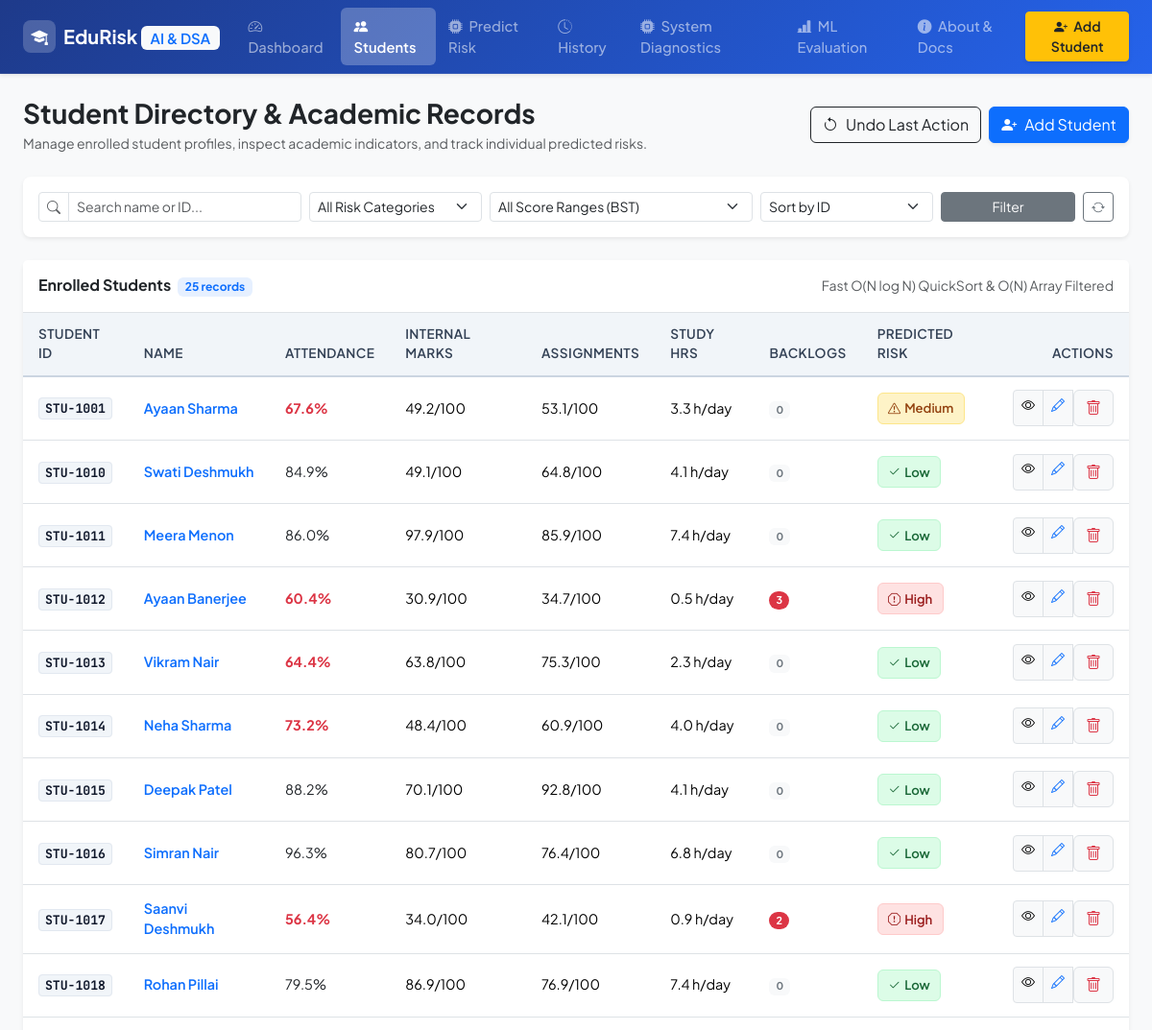
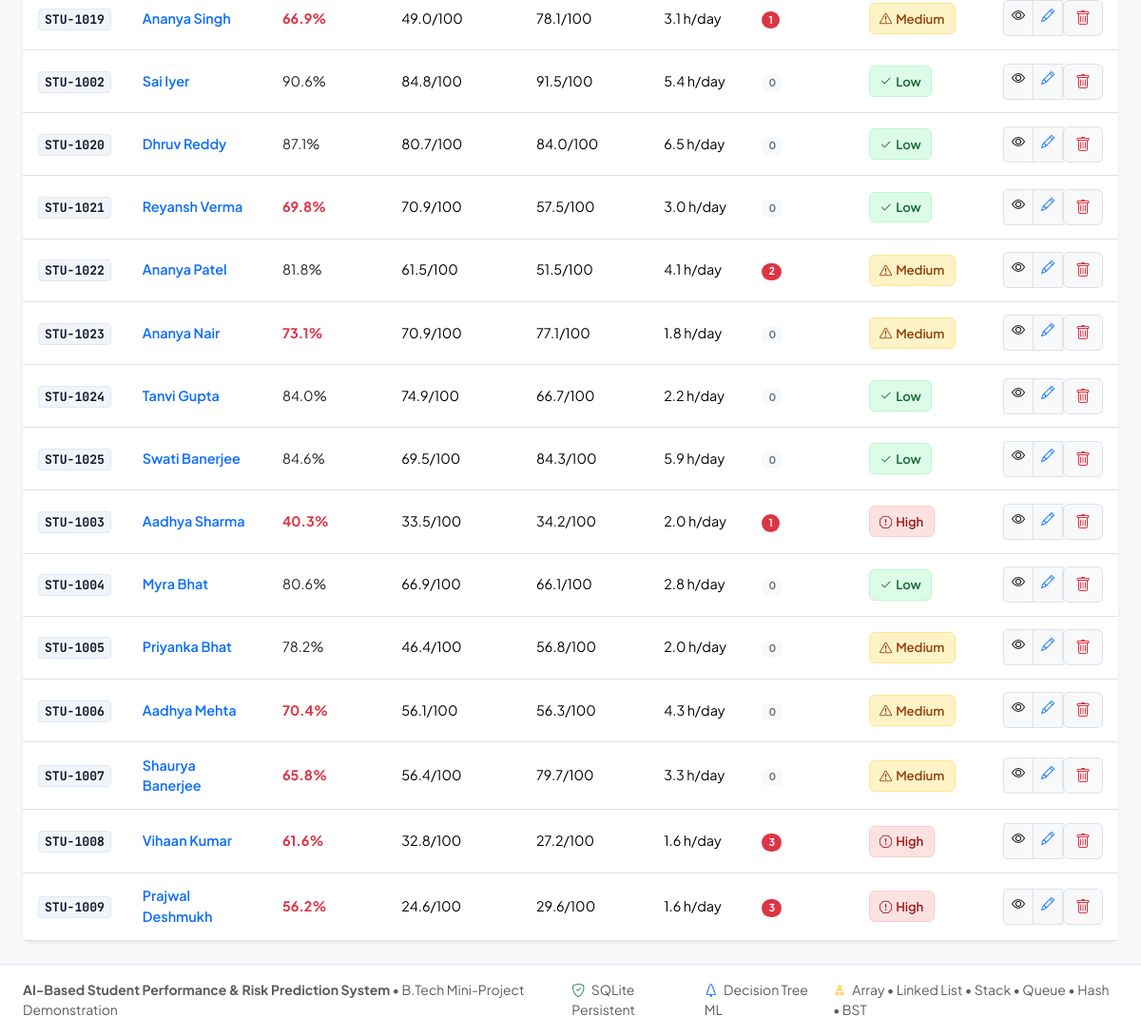
/students, run on the app's committed database (2 pictures, top to bottom).
### tables this page shows
CREATE TABLE students (
        id INTEGER PRIMARY KEY AUTOINCREMENT,
        student_id TEXT UNIQUE NOT NULL,
        name TEXT NOT NULL,
        attendance REAL NOT NULL CHECK (attendance >= 0.0 AND attendance <= 100.0),
        internal_marks REAL NOT NULL CHECK (internal_marks >= 0.0 AND internal_marks <= 100.0),
        assignment_marks REAL NOT NULL CHECK (assignment_marks >= 0.0 AND assignment_marks <= 100.0),
        previous_percentage REAL NOT NULL CHECK (previous_percentage >= 0.0 AND previous_percentage <= 100.0),
        study_hours REAL NOT NULL CHECK (study_hours >= 0.0 AND study_hours <= 24.0),
        failed_subjects INTEGER NOT NULL CHECK (failed_subjects >= 0),
        predicted_risk TEXT NOT NULL DEFAULT 'Not Predicted',
        risk_probability REAL DEFAULT 0.0,
        created_at TEXT NOT NULL,
        updated_at TEXT NOT NULL
    );

### app.py (the view)
def list_students():
    search_q = request.args.get("search", "").strip()
    risk_filter = request.args.get("risk", "all").strip()
    score_range = request.args.get("score_range", "all").strip()
    sort_by = request.args.get("sort", "id").strip()
    sort_order = request.args.get("order", "asc" if sort_by in ("name", "id") else "desc").strip()
    db_path = Config.DATABASE_PATH
    students = StudentService.search_and_filter_students(
        search_query=search_q,
        risk_filter=risk_filter,
        sort_by=sort_by,
        sort_order=sort_order,
        score_range=score_range,
        db_path=db_path
    )
    return render_template(
        "students.html",
        students=students,
        search_query=search_q,
        current_risk=risk_filter,
        current_score_range=score_range,
        current_sort=sort_by,
        current_order=sort_order
    )

### templates/students.html (shortened to what this page needs)
{% extends "base.html" %}
{% block content %}
<div class="d-flex flex-column flex-md-row justify-content-between align-items-md-center gap-3 mb-4">
    <div>
        <h1 class="h3 fw-bold mb-1 text-dark">Student Directory & Academic Records</h1>
        <p class="text-muted small mb-0">Manage enrolled student profiles, inspect academic indicators, and track individual predicted risks.</p>
    </div>
    <div class="d-flex gap-2">
        <form action="{{ url_for('undo_action') }}" method="POST" class="d-inline">
            <button type="submit" class="btn btn-outline-dark d-flex align-items-center gap-2" title="Undo the most recent create, update, or delete operation via LIFO Stack">
                <i class="bi bi-arrow-counterclockwise"></i> Undo Last Action
            </button>
        </form>
        <a href="{{ url_for('create_student_page') }}" class="btn btn-primary d-flex align-items-center gap-2 shadow-sm">
            <i class="bi bi-person-plus-fill"></i> Add Student
        </a>
    </div>
</div>
<div class="card border-0 shadow-sm rounded-3 mb-4">
    <div class="card-body p-3">
        <form method="GET" action="{{ url_for('list_students') }}" class="row g-2 align-items-center">
            <div class="col-12 col-md-3">
                <div class="input-group input-group-sm">
                    <span class="input-group-text bg-white"><i class="bi bi-search text-muted"></i></span>
                    <input type="text" name="search" class="form-control" placeholder="Search name or ID..." value="{{ search_query }}">
                </div>
            </div>
            <div class="col-6 col-md-2">
                <select name="risk" class="form-select form-select-sm" onchange="this.form.submit()">
                    <option value="all" {% if current_risk == 'all' %}selected{% endif %}>All Risk Categories</option>
                </select>
            </div>
            <div class="col-6 col-md-3">
                <select name="score_range" class="form-select form-select-sm" onchange="this.form.submit()" title="Indexed by in-memory Binary Search Tree">
                    <option value="all" {% if not current_score_range or current_score_range == 'all' %}selected{% endif %}>All Score Ranges (BST)</option>
                </select>
            </div>
            <div class="col-6 col-md-2">
                <select name="sort" class="form-select form-select-sm" onchange="this.form.submit()" title="Sorted via Algorithmic QuickSort">
                    <option value="id" {% if current_sort == 'id' %}selected{% endif %}>Sort by ID</option>
                </select>
            </div>
            <div class="col-6 col-md-2 d-flex gap-2">
                <button type="submit" class="btn btn-sm btn-secondary w-100">Filter</button>
                <a href="{{ url_for('list_students') }}" class="btn btn-sm btn-outline-secondary" title="Reset Filters"><i class="bi bi-arrow-repeat"></i></a>
            </div>
        </form>
    </div>
</div>
<div class="card border-0 shadow-sm rounded-3">
    <div class="card-header bg-white border-bottom py-3 d-flex justify-content-between align-items-center">
        <h6 class="fw-bold mb-0 text-dark">
            Enrolled Students <span class="badge bg-primary bg-opacity-10 text-primary ms-1">{{ students|length }} records</span>
        </h6>
        <span class="text-muted small">Fast O(N log N) QuickSort & O(N) Array Filtered</span>
    </div>
    <div class="card-body p-0">
        <div class="table-responsive">
            <table class="table custom-table table-hover mb-0">
                <thead>
                    <tr>
                        <th>Student ID</th>
                        <th>Name</th>
                        <th>Attendance</th>
                        <th>Internal Marks</th>
                        <th>Assignments</th>
                        <th>Study Hrs</th>
                        <th>Backlogs</th>
                        <th>Predicted Risk</th>
                        <th class="text-end">Actions</th>
                    </tr>
                </thead>
                <tbody>
                    {% if students %}
                        {% for s in students %}
                        <tr>
                            <td>
                                <span class="mono-badge fw-bold">{{ s.student_id }}</span>
                            </td>
                            <td>
                                <a href="{{ url_for('view_student', student_id=s.student_id) }}" class="fw-semibold text-primary text-decoration-none">
                                    {{ s.name }}
                                </a>
                            </td>
                            <td>
                                <span class="{% if s.attendance < 75.0 %}text-danger fw-bold{% else %}text-dark{% endif %}">
                                    {{ s.attendance }}%
                                </span>
                            </td>
                            <td>{{ s.internal_marks }}/100</td>
                            <td>{{ s.assignment_marks }}/100</td>
                            <td>{{ s.study_hours }} h/day</td>
                            <td>
                                {% if s.failed_subjects > 0 %}
                                    <span class="badge bg-danger rounded-pill">{{ s.failed_subjects }}</span>
                                {% else %}
                                    <span class="badge bg-light text-secondary">0</span>
                                {% endif %}
                            </td>
                            <td>
                                {% if s.predicted_risk == 'High Risk' %}
                                    <span class="risk-badge risk-badge-high"><i class="bi bi-exclamation-octagon"></i> High</span>
                                {% elif s.predicted_risk == 'Medium Risk' %}
                                    <span class="risk-badge risk-badge-medium"><i class="bi bi-exclamation-triangle"></i> Medium</span>
                                {% elif s.predicted_risk == 'Low Risk' %}
                                    <span class="risk-badge risk-badge-low"><i class="bi bi-check2"></i> Low</span>
                                {% else %}
                                    <span class="risk-badge risk-badge-none">Not Run</span>
                                {% endif %}
                            </td>
                            <td class="text-end">
                                <div class="btn-group btn-group-sm">
                                    <a href="{{ url_for('view_student', student_id=s.student_id) }}" class="btn btn-light border" title="Inspect Details">
                                        <i class="bi bi-eye"></i>
                                    </a>
                                    <a href="{{ url_for('edit_student_page', student_id=s.student_id) }}" class="btn btn-light border text-primary" title="Edit Record">
                                        <i class="bi bi-pencil"></i>
                                    </a>
                                    <form action="{{ url_for('delete_student_action', student_id=s.student_id) }}" method="POST" class="d-inline form-delete-confirm" data-student-id="{{ s.student_id }}">
                                        <button type="submit" class="btn btn-light border text-danger" title="Delete Record">
                                            <i class="bi bi-trash"></i>
                                        </button>
                                    </form>
                                </div>
                            </td>
                        </tr>
                        {% endfor %}
                    {% endif %}
                </tbody>
            </table>
        </div>
    </div>
</div>
{% endblock %}

### templates/base.html (shortened to what this page needs)
<!DOCTYPE html>
<html lang="en">
<head>
    <link href="https://cdn.jsdelivr.net/npm/bootstrap@5.3.3/dist/css/bootstrap.min.css" rel="stylesheet">
    <link rel="stylesheet" href="https://cdn.jsdelivr.net/npm/bootstrap-icons@1.11.3/font/bootstrap-icons.min.css">
    <link rel="stylesheet" href="{{ url_for('static', filename='css/style.css') }}">
</head>
<body class="bg-light">
    <nav class="navbar navbar-expand-lg navbar-dark bg-primary sticky-top shadow-sm main-navbar">
        <div class="container-fluid px-lg-4">
            <a class="navbar-brand d-flex align-items-center gap-2 fw-bold" href="{{ url_for('dashboard') }}">
                <span class="brand-icon"><i class="bi bi-mortarboard-fill"></i></span>
                <span class="brand-text">EduRisk <span class="badge bg-light text-primary fw-semibold fs-7">AI & DSA</span></span>
            </a>
            <div class="collapse navbar-collapse" id="navbarContent">
                <ul class="navbar-nav me-auto mb-2 mb-lg-0">
                    <li class="nav-item">
                        <a class="nav-link {% if request.endpoint and request.endpoint == 'dashboard' %}active{% endif %}" href="{{ url_for('dashboard') }}">
                            <i class="bi bi-speedometer2 me-1"></i> Dashboard
                        </a>
                    </li>
                    <li class="nav-item">
                        <a class="nav-link {% if request.endpoint and 'student' in request.endpoint and request.endpoint != 'dsa_demo' %}active{% endif %}" href="{{ url_for('list_students') }}">
                            <i class="bi bi-people-fill me-1"></i> Students
                        </a>
                    </li>
                    <li class="nav-item">
                        <a class="nav-link {% if request.endpoint and request.endpoint == 'predict_page' %}active{% endif %}" href="{{ url_for('predict_page') }}">
                            <i class="bi bi-cpu-fill me-1"></i> Predict Risk
                        </a>
                    </li>
                    <li class="nav-item">
                        <a class="nav-link {% if request.endpoint and request.endpoint == 'prediction_history' %}active{% endif %}" href="{{ url_for('prediction_history') }}">
                            <i class="bi bi-clock-history me-1"></i> History
                        </a>
                    </li>
                    <li class="nav-item">
                        <a class="nav-link {% if request.endpoint and request.endpoint == 'dsa_demo' %}active{% endif %}" href="{{ url_for('dsa_demo') }}" title="In-Memory Performance & Caching Engine">
                            <i class="bi bi-cpu-fill me-1"></i> System Diagnostics
                        </a>
                    </li>
                    <li class="nav-item">
                        <a class="nav-link {% if request.endpoint and request.endpoint == 'model_evaluation' %}active{% endif %}" href="{{ url_for('model_evaluation') }}">
                            <i class="bi bi-bar-chart-line-fill me-1"></i> ML Evaluation
                        </a>
                    </li>
                    <li class="nav-item">
                        <a class="nav-link {% if request.endpoint and request.endpoint == 'about' %}active{% endif %}" href="{{ url_for('about') }}">
                            <i class="bi bi-info-circle-fill me-1"></i> About & Docs
                        </a>
                    </li>
                </ul>
                <div class="d-flex align-items-center gap-2">
                    <a href="{{ url_for('create_student_page') }}" class="btn btn-warning text-dark fw-semibold btn-sm shadow-sm">
                        <i class="bi bi-person-plus-fill me-1"></i> Add Student
                    </a>
                </div>
            </div>
        </div>
    </nav>
    <main class="container-fluid px-lg-4 py-4 content-wrapper">
        {% block content %}{% endblock %}
    </main>
    <footer class="footer bg-white border-top py-3 mt-auto">
        <div class="container-fluid px-lg-4 d-flex flex-column flex-md-row justify-content-between align-items-center text-muted small">
            <div>
                <strong>AI-Based Student Performance & Risk Prediction System</strong> &bull; B.Tech Mini-Project Demonstration
            </div>
            <div class="mt-2 mt-md-0 d-flex gap-3">
                <span><i class="bi bi-shield-check text-success me-1"></i> SQLite Persistent</span>
                <span><i class="bi bi-tree text-primary me-1"></i> Decision Tree ML</span>
                <span><i class="bi bi-diagram-2 text-warning me-1"></i> Array &bull; Linked List &bull; Stack &bull; Queue &bull; Hash &bull; BST</span>
            </div>
        </div>
    </footer>
</body>
</html>

### data on the page
students: student_id "STU-1001", name "Ayaan Sharma", attendance "67.6", internal_marks "49.2", assignment_marks "53.1", study_hours "3.3", failed_subjects "0", predicted_risk "Medium Risk" (drawn)
students: student_id "STU-1010", name "Swati Deshmukh", attendance "84.9", internal_marks "49.1", assignment_marks "64.8", study_hours "4.1", failed_subjects "0", predicted_risk "Low Risk" (drawn)
students: student_id "STU-1011", name "Meera Menon", attendance "86.0", internal_marks "97.9", assignment_marks "85.9", study_hours "7.4", failed_subjects "0", predicted_risk "Low Risk" (drawn)
students: student_id "STU-1012", name "Ayaan Banerjee", attendance "60.4", internal_marks "30.9", assignment_marks "34.7", study_hours "0.5", failed_subjects "3", predicted_risk "High Risk" (drawn)
students: student_id "STU-1013", name "Vikram Nair", attendance "64.4", internal_marks "63.8", assignment_marks "75.3", study_hours "2.3", failed_subjects "0", predicted_risk "Low Risk" (drawn)
students: student_id "STU-1014", name "Neha Sharma", attendance "73.2", internal_marks "48.4", assignment_marks "60.9", study_hours "4.0", failed_subjects "0", predicted_risk "Low Risk" (drawn)
students: student_id "STU-1015", name "Deepak Patel", attendance "88.2", internal_marks "70.1", assignment_marks "92.8", study_hours "4.1", failed_subjects "0", predicted_risk "Low Risk" (drawn)
students: student_id "STU-1016", name "Simran Nair", attendance "96.3", internal_marks "80.7", assignment_marks "76.4", study_hours "6.8", failed_subjects "0", predicted_risk "Low Risk" (drawn)
students: student_id "STU-1017", name "Saanvi Deshmukh", attendance "56.4", internal_marks "34.0", assignment_marks "42.1", study_hours "0.9", failed_subjects "2", predicted_risk "High Risk" (drawn)
students: student_id "STU-1018", name "Rohan Pillai", attendance "79.5", internal_marks "86.9", assignment_marks "76.9", study_hours "7.4", failed_subjects "0", predicted_risk "Low Risk" (drawn)
students: student_id "STU-1019", name "Ananya Singh", attendance "66.9", internal_marks "49.0", assignment_marks "78.1", study_hours "3.1", failed_subjects "1", predicted_risk "Medium Risk" (drawn)
students: student_id "STU-1002", name "Sai Iyer", attendance "90.6", internal_marks "84.8", assignment_marks "91.5", study_hours "5.4", failed_subjects "0", predicted_risk "Low Risk" (drawn)
students: student_id "STU-1020", name "Dhruv Reddy", attendance "87.1", internal_marks "80.7", assignment_marks "84.0", study_hours "6.5", failed_subjects "0", predicted_risk "Low Risk" (drawn)
students: student_id "STU-1021", name "Reyansh Verma", attendance "69.8", internal_marks "70.9", assignment_marks "57.5", study_hours "3.0", failed_subjects "0", predicted_risk "Low Risk" (drawn)
students: student_id "STU-1022", name "Ananya Patel", attendance "81.8", internal_marks "61.5", assignment_marks "51.5", study_hours "4.1", failed_subjects "2", predicted_risk "Medium Risk" (drawn)
students: student_id "STU-1023", name "Ananya Nair", attendance "73.1", internal_marks "70.9", assignment_marks "77.1", study_hours "1.8", failed_subjects "0", predicted_risk "Medium Risk" (drawn)
students: student_id "STU-1024", name "Tanvi Gupta", attendance "84.0", internal_marks "74.9", assignment_marks "66.7", study_hours "2.2", failed_subjects "0", predicted_risk "Low Risk" (drawn)
students: student_id "STU-1025", name "Swati Banerjee", attendance "84.6", internal_marks "69.5", assignment_marks "84.3", study_hours "5.9", failed_subjects "0", predicted_risk "Low Risk" (drawn)
students: student_id "STU-1003", name "Aadhya Sharma", attendance "40.3", internal_marks "33.5", assignment_marks "34.2", study_hours "2.0", failed_subjects "1", predicted_risk "High Risk" (drawn)
students: student_id "STU-1004", name "Myra Bhat", attendance "80.6", internal_marks "66.9", assignment_marks "66.1", study_hours "2.8", failed_subjects "0", predicted_risk "Low Risk" (drawn)
students: student_id "STU-1005", name "Priyanka Bhat", attendance "78.2", internal_marks "46.4", assignment_marks "56.8", study_hours "2.0", failed_subjects "0", predicted_risk "Medium Risk" (drawn)
students: student_id "STU-1006", name "Aadhya Mehta", attendance "70.4", internal_marks "56.1", assignment_marks "56.3", study_hours "4.3", failed_subjects "0", predicted_risk "Medium Risk" (drawn)
students: student_id "STU-1007", name "Shaurya Banerjee", attendance "65.8", internal_marks "56.4", assignment_marks "79.7", study_hours "3.3", failed_subjects "0", predicted_risk "Medium Risk" (drawn)
students: student_id "STU-1008", name "Vihaan Kumar", attendance "61.6", internal_marks "32.8", assignment_marks "27.2", study_hours "1.6", failed_subjects "3", predicted_risk "High Risk" (drawn)
students: student_id "STU-1009", name "Prajwal Deshmukh", attendance "56.2", internal_marks "24.6", assignment_marks "29.6", study_hours "1.6", failed_subjects "3", predicted_risk "High Risk" (drawn)

### other printed values
{{ students|length }} "25"
